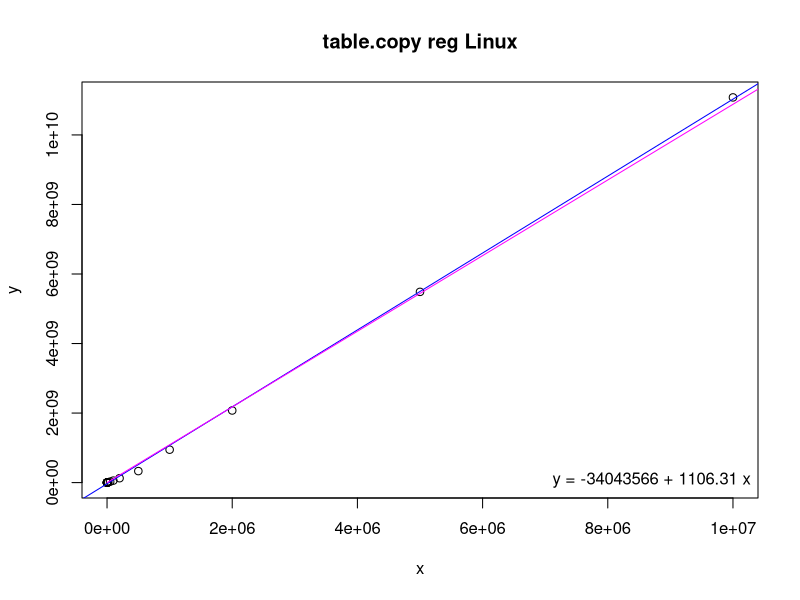
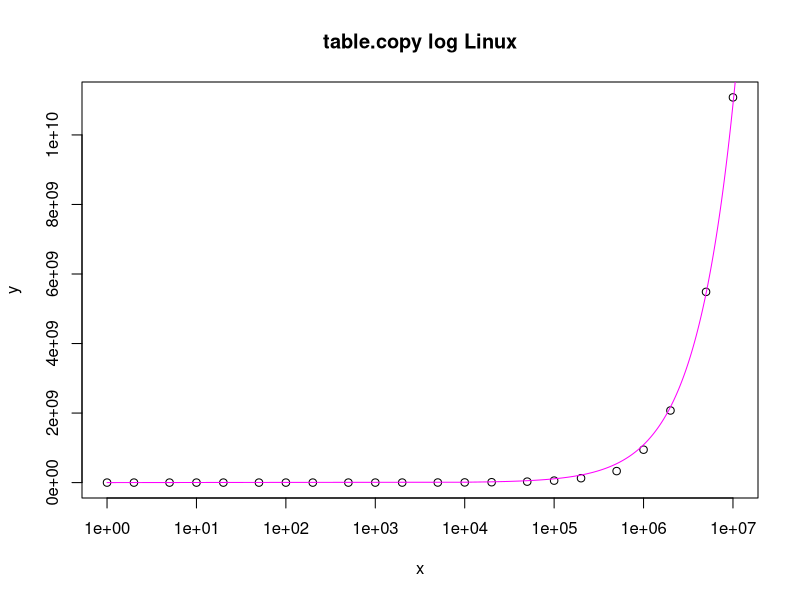

These charts were generated, in order, by the following R code:
# Input data
x <- c(1,2,5,10,20,50,100,200,500,1000,2000,5000,10000,20000,50000,100000,200000,500000,1000000,2000000,5000000,9999999)
y <- c(99013,99764,102730,106230,120070,117080,129200,156840,247650,421560,894890,2357600,5056900,10817000,27778000,57067000,126240000,330740000,946480000,2074000000,5485900000,11079000000)

# Linear regression
model <- lm(y ~ x)
coefs <- coef(model)

# Print regression coefficients
print(coefs)

# Estimating function
fe <- function(x) {
  100000 + (((x + 32 - 1) / 32) * 34816)
}

# Estimated values
xe <- seq(1, 40000000000, by = 10000)
ye <- fe(xe)

png("table-copy-reg.png")
plot(x, y, main = "table.copy reg Linux")
abline(model, col = "blue")
lines(xe, ye, col = "magenta")
legend("bottomright", legend = sprintf("y = %.0f + %.2f x", coefs[1], coefs[2]), bty = "n")

png("table-copy-log.png")
plot(x, y, log = "x", main = "table.copy log Linux")
lines(xe, ye, col = "magenta")
